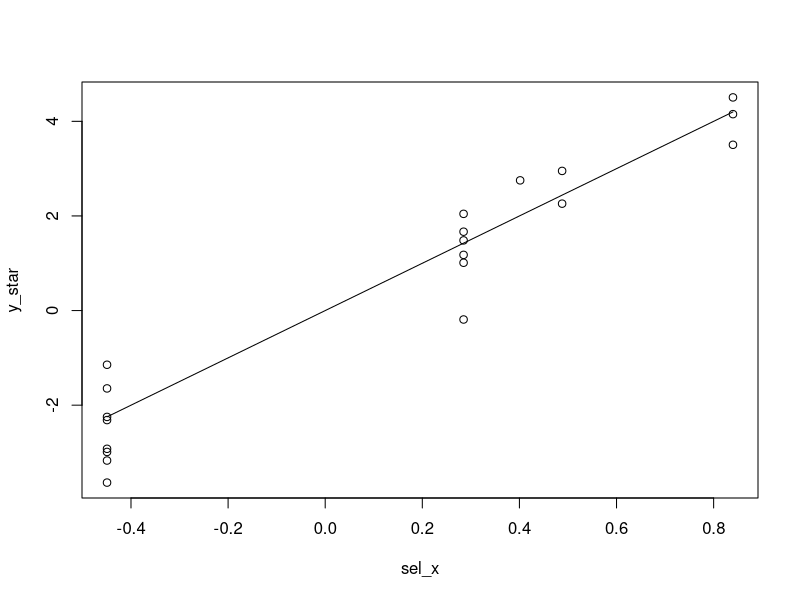

Write R code to recreate this figure.
# Toy Model

# 1. Simulation

bt <- 5            # value of beta
sigma2_x <- 1      # variance of x
sigma2_eps <- 0.5  # variance of noise
k_classes <- 5     # number of classes (x_i)
n_points <- 20     # number of points

x_cands <- sort(rnorm(k_classes, 0, sqrt(sigma2_x)))
mu_cands <- bt * x_cands
sel_class <- sample(k_classes, n_points, TRUE)
sel_x <- x_cands[sel_class]
y_star <- mu_cands[sel_class] +
  rnorm(n_points, 0, sqrt(sigma2_eps))

# plot of points and mean line
plot(sel_x, y_star)
lines(x_cands, mu_cands)
